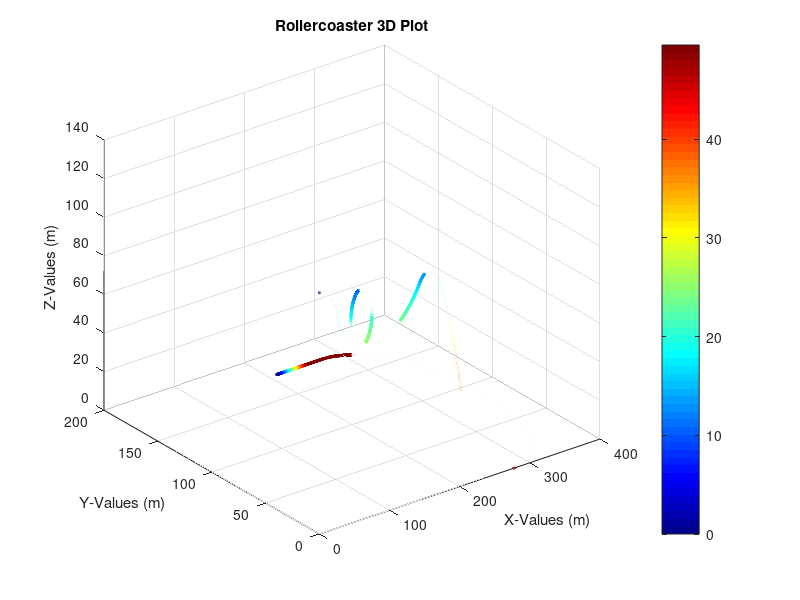

This chart was generated by the following MATLAB code: (Note: this script raises an error after producing the figure.)
%% Plotting the 3D Coaster with Colored for Velocity
% function plot3dcoaster()
%Lab 1, ASEN 2803-004, Group 4-10, Armand Etchen, 107290116, MOD 10FEB2025
%3D scatter plot of whole roller coaster. Colormap shown for velocity

%const
inc=0.1;

%t1 first circle
x1_1_start=0;
x1_1_end=27.27;
x1_1=x1_1_start:inc:x1_1_end;
z1_1=sqrt(900-x1_1.^2)+95;


%t1 second circle
x1_2_start=x1_1_end;
x1_2_end=54.54;
x1_2=x1_2_start:inc:x1_2_end;
z1_2=-sqrt(900-(x1_2-2*sqrt(743.75)).^2)+120;

xtot=[x1_1, x1_2];
ytot=zeros(size(xtot));
ztot=[z1_1, z1_2];

%t2 flat
x2_start=x1_2_end;
x2_end=60;
x2=x2_start:inc:x2_end;
y2=0.*x2;
z2=90+y2;

xtot=[xtot, x2];
ytot=zeros(size(xtot));
ztot=[ztot, z2];

%loop
xloop_start=60;
xloop_end=xloop_start;
rloop=15;
incloop=1000;
xloop=linspace(xloop_start-rloop,xloop_end+rloop,incloop);
zloop_1=sqrt(rloop.^2-(xloop-60).^2)+105;
zloop_2=-sqrt(rloop.^2-(xloop-60).^2)+105;
xloop=[xloop, xloop];
zloop=[zloop_1,zloop_2];

xtot=[xtot, xloop];
ytot=zeros(size(xtot));
ztot=[ztot, zloop];

%t3 flat
x3_start=xloop_start;
x3_end=80;
x3=x3_start:inc:x3_end;
y3=zeros(size(x3));
z3=y3+90;

xtot=[xtot, x3];
ytot=zeros(size(xtot));
ztot=[ztot, z3];

%t4 circle
x4_start=x3_end;
x4_end=142.412;
x4=x4_start:inc:x4_end;
y4=zeros(size(x4));
z4=-sqrt(100.^2-(x4-80).^2)+190;

xtot=[xtot, x4];
ytot=zeros(size(xtot));
ztot=[ztot, z4];

%parabola

xparabola_start=x4_end;
xparabola_end=201.5485;
xparabola=xparabola_start:inc:xparabola_end;
yparabola=xparabola*0;
zparabola=-4.905*((xparabola-142.412)/12.53462).^2 + 10.02770*((xparabola-142.142)/12.53462) + 111.8669;

xtot=[xtot, xparabola];
ytot=zeros(size(xtot));
ztot=[ztot, zparabola];

%t5 

% Inputs for circular element
xInitialT5A = 201.5485; % m
zInitialT5A = 50; % m
slopeInitialT5A = -2.8923;
zFinalT5A = 0; % m

% Calculate the angle and radius for circular arc
thetaTotalT5A = atan(-slopeInitialT5A);
phiT5A = pi / 2 - thetaTotalT5A;
radiusT5A = - zInitialT5A / ( sin(phiT5A) - 1 );

% Calculate length and set up distance vector
lengthT5A = thetaTotalT5A * radiusT5A;
distanceT5A = 0:inc/10:lengthT5A;

%% Modelling the Track
thetaT5A = distanceT5A / radiusT5A; % solve for angle for polar coordinates

% Convert to cartesian cooridnates
xT5A = radiusT5A .* cos(thetaT5A + pi + phiT5A) + (xInitialT5A+radiusT5A*cos(phiT5A));
zT5A = radiusT5A .* sin(thetaT5A + pi + phiT5A) + (radiusT5A);
yT5A(1:length(thetaT5A)) = 0;

xtot=[xtot,xT5A];
ytot=[ytot, yT5A];
ztot=[ztot, zT5A];

%banked turn

vmax=49.5227;
theta=1.231; %rad
r=vmax^2/9.81*cot(theta); %88.3769md
%circle center (276.5485, 88.3760, 0)

xbt_start=296.7018745;
xbt_end=xbt_start;
xbt_inc=10000;

ybt=linspace(0,176.777,xbt_inc);
xbt=sqrt(r.^2-(ybt-r).^2)+r+(276.5485-r);
zbt=zeros(1,xbt_inc);

xtot=[xtot, xbt];
ytot=[ytot, ybt];
ztot=[ztot, zbt];

%twisting line

xtwist_start=276.5485;
xtwist_end=251.5485;
xtwist=xtwist_start:-inc:xtwist_end;
ytwist=zeros(size(xtwist))+176.777;
ztwist=zeros(size(xtwist));

xtot=[xtot, xtwist];
ytot=[ytot, ytwist];
ztot=[ztot, ztwist];

%braking section

xbrake_start=251.5485;
xbrake_end=210.6735;
xbrake=xbrake_start:-inc:xbrake_end;
ybrake=zeros(1,length(xbrake))+176.777;
zbrake=zeros(1,length(xbrake));

xtot=[xtot, xbrake];
ytot=[ytot, ybrake];
ztot=[ztot, zbrake];

%velocity
v=sqrt(2*9.81*(125-ztot));

%recalculating braking section velocity
v(end-length(xbrake)+1:end)=linspace(vmax,0,length(xbrake));

%3D plot
s=2;
c=ztot;
figure
scatter3(xtot,ytot,ztot,s,v);
colormap jet
title('Rollercoaster 3D Plot');
xlabel('X-Values (m)');
ylabel('Y-Values (m)');
zlabel('Z-Values (m)');
h=colorbar;
h.Label.String='Speed (m/s)';
view([137.5,40])
xlim([0,400])
ylim([-75,275])
zlim([0,175])

print('scatter3_2803_lab1','-dpng','-r300') %saves image file (png)

% end
